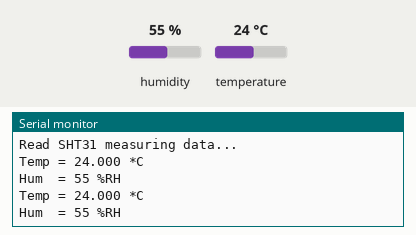
This sketch was run on a simulated Arduino Nano, built with avr-gcc and run on an emulated ATmega328P. Parts: the last lines printed to the serial monitor. The inputs (shaded band) are chosen by the test bench; at power-on: humidity 55 %, temperature 24 °C.

Above: at 1.8 s.
1.9 s: humidity set to 22 %
At 3.0 s:
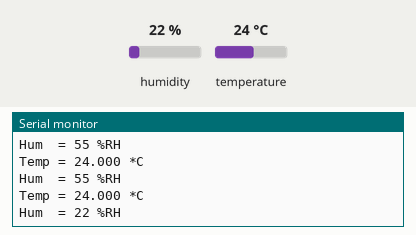
3.4 s: temperature set to 12 °C
At 4.7 s:
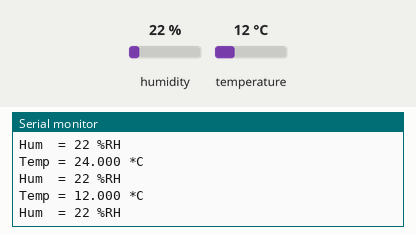
4.9 s: humidity set to 40 %
At 6.1 s:
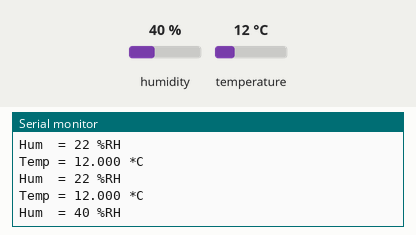
Timing chart, 0 to 7.9 s (numbered marks = the images above; inputs shaded):
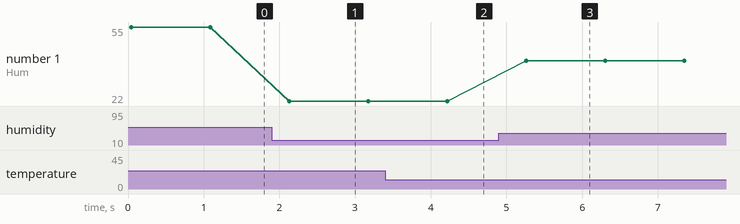

The sketch:

NanoEvery_Transmit_Serial.ino
```cpp
/*
 * File: NanoEvery_Transmit_Serial.ino
 *
 * Get SHT31 measuring data to send serial.
 * On receiver side use Uno_Receive_Serial.ino to decode
 * and print SHT31 data
 * Claus Kühnel 2020-03-27 info@ckuehnel.ch
 */
#include <Arduino.h>
#include <SoftwareSerial.h>
#include <Wire.h>
#include "SHT31.h"

#define DEBUG 1

float temp, hum;

SHT31 sht31 = SHT31();
SoftwareSerial SW_Serial(2, 3); // RX, TX

// Function prototypes
void sendMessage();

void setup()
{
  Serial.begin(115200);
  while(!Serial);
  Serial.println("Read SHT31 measuring data...");
  SW_Serial.begin(19200);
  sht31.begin();
}

void loop()
{
  float temp = sht31.getTemperature();
  float hum  = sht31.getHumidity();

  sendMessage(temp, hum);
  delay(1000);
}
```

sendMessage.ino
```cpp
/*
 * Build message and send it serially
 */
#define STX 2
#define ETX 3

//<STX><byte><byte><byte><ETX>
void sendMessage(float temp, float hum)
{
  uint32_t tmp = (uint32_t)(temp * 1000);
  uint8_t temp_lo = lowByte(tmp);
  uint8_t temp_hi = highByte(tmp);
  uint8_t _hum = (byte) hum;

  if (DEBUG)
  {
    // reconstruct float similar to receiver
    float temp = (float) (((temp_hi<<8) + temp_lo)/1000.0);

    Serial.print("Temp = "); Serial.print(temp,3); Serial.println(" *C");
    Serial.print("Hum  = "); Serial.print(_hum); Serial.println(" %RH");
    Serial.println();
  }
  SW_Serial.write(STX);
  SW_Serial.write(_hum);
  SW_Serial.write(temp_lo);
  SW_Serial.write(temp_hi);
  SW_Serial.write(ETX);
}
```

Measured:
- after the input at 1.9 s, the serial monitor: prints a new line after 0.23 s (image 1)
- after the input at 3.4 s, the serial monitor: prints a new line after 0.82 s (image 2)
- after the input at 4.9 s, the serial monitor: prints a new line after 0.36 s (image 3)
- plotted number 1: 55 → 22 after the input at 1.9 s, 22 → 40 after the input at 4.9 s
